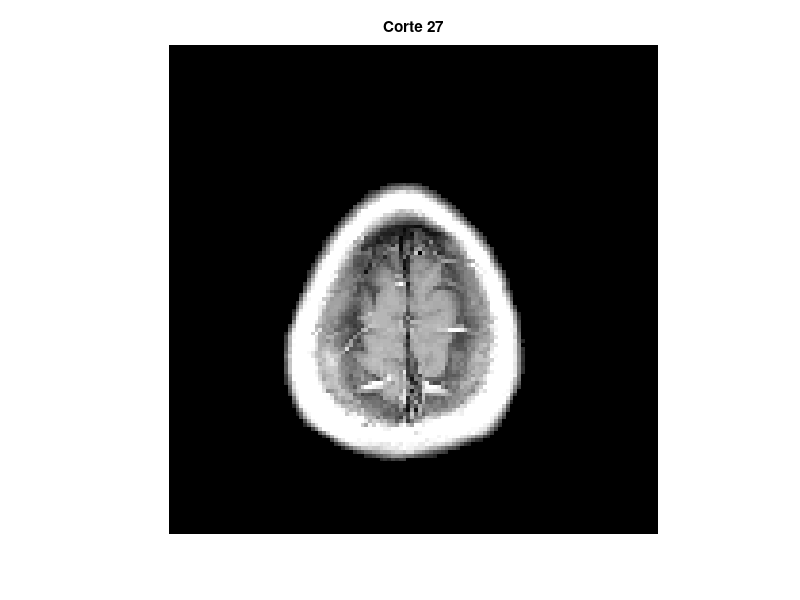

Source code (MATLAB):
data = load('MRI.mat');
% Verificar si la variable 'Vol' existe(Este paso lo agrege por que lo hice en el Matlab en linea y me cargaba con D 
% como dimension pero luego lo hice localmente por que no sabia como guardarlo y me decia que no existia la variable)
if isfield(data, 'Vol')
    Vol = data.Vol; 
else
    error('La variable Vol no existe en MRI.mat.');
end

% Extraemos los datos de la imagen
if isfield(Vol, 'D')
    D = squeeze(Vol.D); % Eliminamos dimensiones que no necesitemos
else
    error('No se encontró la variable D dentro de Vol.');
end

% Animación
figure;
colormap("gray"); %Mapa de colores 

for k = 1:size(D,3)
    imagesc(D(:,:,k)); % Mostramos cada corte
    axis equal off;
    title(['Corte ', num2str(k)]);
    pause(0.1); % Pausa para una mejor visualizacion de cada imagen 
end
